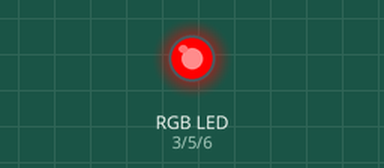
A sketch run on a simulated Arduino Uno, built with avr-gcc and run on an emulated ATmega328P. On the bench: an RGB LED mixed from three pins (HIGH = lit).

Above: at 0.05 s.
At 7.05 s:
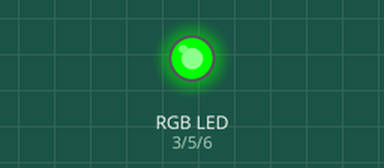
At 14.0 s:
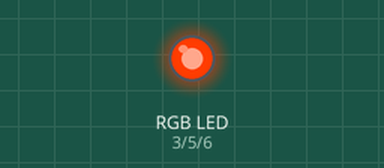
Timing chart, 0 to 18.2 s (numbered marks = the images above):
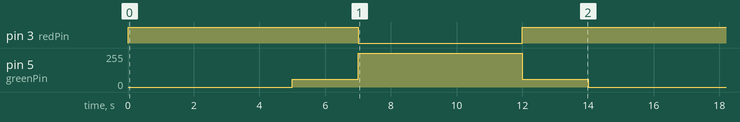

Measured:
- by itself, pin 3 (redPin): repeats every 14.0 s: LOW 5.0 s, HIGH 9.0 s
- by itself, pin 5 (greenPin): repeats every 14.0 s: 255/255 5.0 s, 60/255 2.0 s, 0/255 5.0 s, 60/255 2.0 s

The sketch:

MP5.ino
```cpp
/*
  Name:
  Section: BSIT-3A
  Date:

  Title: MP5 - Traffic Light
  Description: Build a prototype on the breadboard using RGB LED TO SIMULATE TRAFFIC LIGHT.

 */

int redPin = 3;
int greenPin = 5;
int bluePin = 6;

void setup()
{
  pinMode(redPin, OUTPUT);
  pinMode(greenPin, OUTPUT);
  pinMode(bluePin, OUTPUT);
}

void loop()
{
  setColor(255, 0, 0); // Red Color
  delay(5000);
  setColor(255, 60, 0); // orangetrrt
  delay(2000);
  setColor(0, 255, 0); // green
  delay(5000);
  setColor(255, 60, 0); // orangetrrt
  delay(2000);
}

void setColor(int redValue, int greenValue, int blueValue)
{
  analogWrite(redPin, redValue);
  analogWrite(greenPin, greenValue);
  analogWrite(bluePin, blueValue);
}
```
